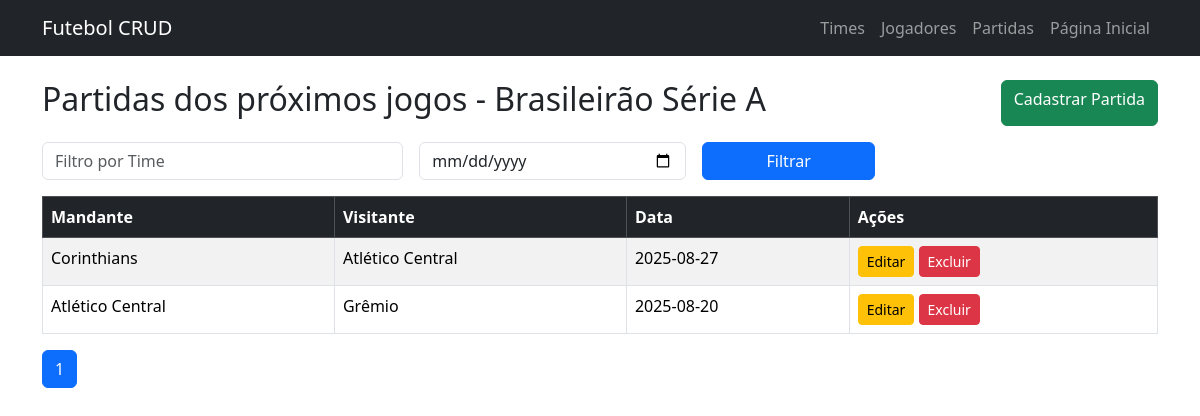
Page /public/partidas/read.php on the earlier database version.
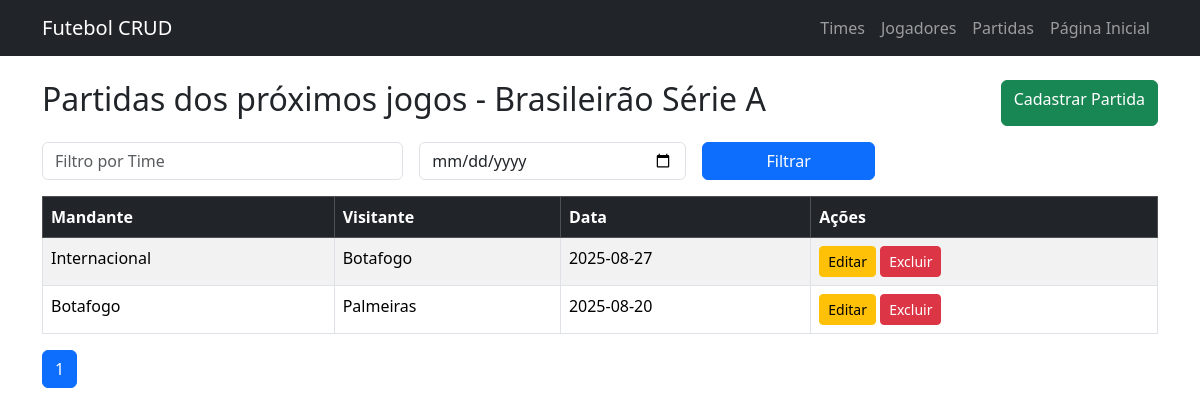
Same page on the later database version.
### tables this page shows
CREATE TABLE partidas (
    id INT AUTO_INCREMENT PRIMARY KEY,
    time_casa_id INT NOT NULL,
    time_fora_id INT NOT NULL,
    data_jogo DATE NOT NULL,
    FOREIGN KEY (time_casa_id) REFERENCES times(id),
    FOREIGN KEY (time_fora_id) REFERENCES times(id)
);

CREATE TABLE times (
    id INT AUTO_INCREMENT PRIMARY KEY,
    nome VARCHAR(100) NOT NULL,
    cidade VARCHAR(100) NOT NULL
);

### public/partidas/read.php (the view, shortened to what this page needs)
<?php
include('../../includes/db.php');
include('../../includes/header.php');
$timeFiltro = $_GET['time'] ?? '';
$dataInicio = $_GET['data_inicio'] ?? '';
$dataFim = $_GET['data_fim'] ?? '';
$pagina = $_GET['pagina'] ?? 1;
$itens_por_pagina = 10;
$offset = ($pagina - 1) * $itens_por_pagina;
$sqlCount = "SELECT COUNT(*) as total FROM partidas p
             JOIN times tc ON p.time_casa_id = tc.id
             JOIN times tf ON p.time_fora_id = tf.id
             WHERE 1=1";
$stmtCount = $conn->prepare($sqlCount);
$stmtCount->execute();
$total_registros = $stmtCount->get_result()->fetch_assoc()['total'];
$total_paginas = ceil($total_registros / $itens_por_pagina);
$sql = "SELECT p.*, tc.nome as time_casa, tf.nome as time_fora
        FROM partidas p
        JOIN times tc ON p.time_casa_id = tc.id
        JOIN times tf ON p.time_fora_id = tf.id
        WHERE 1=1";
$params = [];
$types = "";
$sql .= " ORDER BY p.data_jogo DESC LIMIT ?, ?";
$params[] = $offset;
$params[] = $itens_por_pagina;
$types .= "ii";
$stmt = $conn->prepare($sql);
$stmt->bind_param($types, ...$params);
$stmt->execute();
$result = $stmt->get_result();
?>
<div class="d-flex justify-content-between mb-3">
    <h2>Partidas dos próximos jogos - Brasileirão Série A</h2>
    <a class="btn btn-success" href="create.php">Cadastrar Partida</a>
</div>
<form class="row g-3 mb-3" method="get">
    <div class="col-md-4">
        <input type="text" name="time" class="form-control" placeholder="Filtro por Time" value="<?= htmlspecialchars($timeFiltro) ?>">
    </div>
    <div class="col-md-3">
        <input type="date" name="data_inicio" class="form-control" value="<?= $dataInicio ?>">
    </div>
    <div class="col-md-2">
        <button type="submit" class="btn btn-primary w-100">Filtrar</button>
    </div>
</form>
<table class="table table-striped table-bordered">
    <thead class="table-dark">
        <tr>
            <th>Mandante</th>
            <th>Visitante</th>
            <th>Data</th>
            <th>Ações</th>
        </tr>
    </thead>
    <tbody>
        <?php while($row = $result->fetch_assoc()): ?>
        <tr>
            <td><?= $row['time_casa'] ?></td>
            <td><?= $row['time_fora'] ?></td>
            <td><?= $row['data_jogo'] ?></td>
            <td>
                <a class="btn btn-sm btn-warning" href="update.php?id=<?= $row['id'] ?>">Editar</a>
                <a class="btn btn-sm btn-danger" href="delete.php?id=<?= $row['id'] ?>" onclick="return confirm('Deseja realmente excluir?')">Excluir</a>
            </td>
        </tr>
        <?php endwhile; ?>
    </tbody>
</table>
<nav>
  <ul class="pagination">
    <?php for($i = 1; $i <= $total_paginas; $i++): ?>
      <li class="page-item <?= $i == $pagina ? 'active' : '' ?>">
        <a class="page-link" href="?pagina=<?= $i ?>&time=<?= urlencode($timeFiltro) ?>&data_inicio=<?= $dataInicio ?>&data_fim=<?= $dataFim ?>"><?= $i ?></a>
      </li>
    <?php endfor; ?>
  </ul>
</nav>

Differences in the rows shown:
changed through a linked row, partidas: time_casa.nome "Corinthians" → "Internacional"; time_fora.nome "Atlético Central" → "Botafogo"
changed through a linked row, partidas: time_casa.nome "Atlético Central" → "Botafogo"; time_fora.nome "Grêmio" → "Palmeiras"
